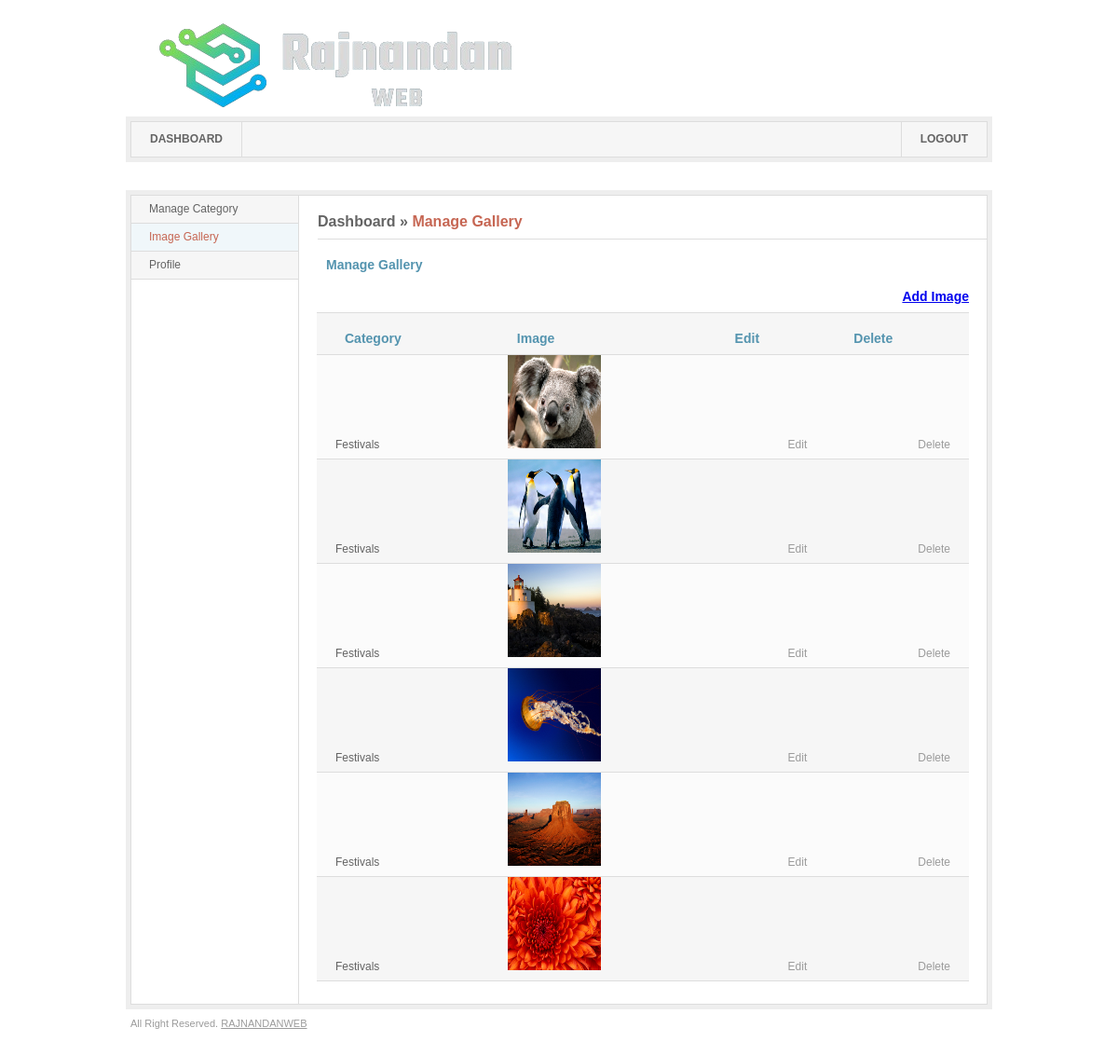
Page /manage_gallery.php (signed in) on the committed database.
### tables this page shows
CREATE TABLE IF NOT EXISTS `tbl_gallery` (
  `id` int(11) NOT NULL AUTO_INCREMENT,
  `cat_id` int(11) NOT NULL,
  `image_date` date NOT NULL,
  `image` varchar(255) NOT NULL,
  PRIMARY KEY (`id`)
);

CREATE TABLE IF NOT EXISTS `tbl_category` (
  `cid` int(11) NOT NULL AUTO_INCREMENT,
  `category_name` varchar(255) NOT NULL,
  `category_image` varchar(255) NOT NULL,
  PRIMARY KEY (`cid`)
);

### manage_gallery.php (the view, shortened to what this page needs)
<?php
include("includes/header.php");
require("includes/function.php");
$limit = 15;
$page = isset($_GET['page']) ? intval($_GET['page']) : 1;
$start = ($page - 1) * $limit;
$qry = "SELECT tbl_gallery.*, tbl_category.category_name
        FROM tbl_gallery
        LEFT JOIN tbl_category ON tbl_gallery.cat_id = tbl_category.cid
        ORDER BY tbl_gallery.id DESC
        LIMIT ?, ?";
$stmt = $cn->prepare($qry);
$stmt->bind_param("ii", $start, $limit);
$stmt->execute();
$result = $stmt->get_result();
?>
<h2><a href="home.php">Dashboard</a> &raquo; <a href="#" class="active">Manage Gallery</a></h2>
<div id="main">
    <form action="" class="jNice">
        <h3>Manage Gallery</h3>
        <h3 align="right"><a href="add_gallery_image.php?add=yes">Add Image</a></h3>
        <table cellpadding="0" cellspacing="0">
            <tr>
                <td><h3>Category</h3></td>
                <td><h3>Image</h3></td>
                <td><h3>Edit</h3></td>
                <td><h3>Delete</h3></td>
            </tr>
            <?php
            $i = 0;
            while ($row = $result->fetch_assoc()) {
            ?>
                <tr <?php if ($i % 2 == 0) { ?>class="odd"<?php } ?>>
                    <td><?php echo htmlspecialchars($row['category_name']); ?></td>
                    <td><img src="categories/<?php echo htmlspecialchars($row['category_name']); ?>/<?php echo htmlspecialchars($row['image']); ?>" height="100" width="100" /></td>
                    <td class="action"><a href="edit_gallery_image.php?img_id=<?php echo $row['id']; ?>" class="edit">Edit</a></td>
                    <td class="action"><a href="?img_id=<?php echo $row['id']; ?>" class="delete" onclick="return confirm('Are you sure you want to delete this Image?');">Delete</a></td>
                </tr>
            <?php
                $i++;
            }
            ?>
        </table><br />
        <br />
    </form>
</div>
</div>
</div>
<?php include("includes/footer.php"); ?>

### includes/header.php (shortened to what this page needs)
<?php include("includes/connection.php");
	  $currentFile = $_SERVER["SCRIPT_NAME"];
      $parts = Explode('/', $currentFile);
      $currentFile = $parts[count($parts) - 1];
?>
<!DOCTYPE html PUBLIC "-//W3C//DTD XHTML 1.0 Transitional//EN" "http://www.w3.org/TR/xhtml1/DTD/xhtml1-transitional.dtd">
<html xmlns="http://www.w3.org/1999/xhtml">
<head>
<link href="style/css/transdmin.css" rel="stylesheet" type="text/css" media="screen" />
</head>
<body>
	<div id="wrapper">
    	<h1><a href="home.php"><span>Transdmin Light</span></a></h1>
        <ul id="mainNav">
        	<li><a href="home.php" <?php if($currentFile=="home.php"){?>class="active"<?php }?>>DASHBOARD</a></li>
        	<li class="logout"><a href="logout.php">LOGOUT</a></li>
        </ul>
        <div id="containerHolder">
			<div id="container">
        		<div id="sidebar">
                	<ul class="sideNav">
                    	<li><a href="manage_category.php" <?php if($currentFile=="manage_category.php"){?>class="active"<?php }?>>Manage Category</a></li>
                    	<li><a href="manage_gallery.php" <?php if($currentFile=="manage_gallery.php"){?>class="active"<?php }?>>Image Gallery</a></li>
                         <li><a href="profile.php"
						<?php if($currentFile=="profile.php"){?>class="active"<?php }?>>Profile</a></li>
                    </ul>
                </div>

### includes/footer.php
 <p id="footer">All Right Reserved. <a href="http://www.rajnandanweb.com" target="_blank">RAJNANDANWEB</a></p>
    </div>
</body>
</html>

### style/css/layout.css (style rules this page uses)
body { background: white; font-family: Arial, Helvetica, sans-serif; font-size: 12px; color: #646464; text-align: center; }
#wrapper { text-align: left; width: 930px; margin: 0 auto; }
h1 { margin: 15px 0 10px 5px; width: 500px; height: 100px; background: url(../img/logo.png) no-repeat left top; }
h1 a { display: block; width: 225px; height: 28px; }
#mainNav { width: 918px; height: 37px; padding: 6px; margin: 0 0 30px 0; background: url(../img/top-menu-bg.gif) no-repeat left top; }
#mainNav li { float: left; height: 37px; border-right: 1px solid #ddd; }
#mainNav li a { display: block; float: left; height: 37px; font-weight: bold; line-height: 37px; text-decoration: none; color: #646464; padding: 0 20px; }
#mainNav li.logout { float: right; border-left: 1px solid #ddd; border-right: none; }
#containerHolder { background: #eee; padding: 5px; }
#container { background: #fff url(../img/content.gif) repeat-y left top; border: 1px solid #ddd; width: 918px; }
#sidebar { width: 179px; float: left; }
#sidebar .sideNav { width: 179px; }
#sidebar .sideNav li { border-bottom: 1px solid #ddd; width: 179px; }
#sidebar .sideNav li a { display: block; color: #646464; background: #f6f6f6; text-decoration: none; height: 29px; line-height: 29px; padding: 0 19px; width: 141px; }
#sidebar .sideNav li a.active, #sidebar .sideNav li a.active:hover { background: #f0f7fa; color: #c66653; }
h2 { width: 718px; float: right; color: #646464; font-size: 16px; line-height: 16px; font-weight: bold; margin: 20px 0 0 0; padding: 0 0 10px 0; border-bottom: 1px solid #ddd; }
h2 a { color: #646464; text-decoration: none; }
h2 a.active { color: #c66653; }
#main { width: 700px; float: right; padding: 0 19px 0 0; }
h3 { font-size: 14px; line-height: 14px; font-weight: bold; color: #5494af; padding: 0 0 0 10px; margin: 20px 0 10px; }
#main table { border-top: 1px solid #ddd; width: 700px; }
#main table tr td { background: #f6f6f6; padding: 0px 20px; height: 29px; line-height: 29px; border-bottom: 1px solid #ddd; }
#main table tr.odd td { background: #fbfbfb; }
#main table .action { text-align: right; padding: 0 20px 0 10px; }
#main table tr .action a { margin: 0 0 0 10px; text-decoration: none; color: #9b9b9b; }
#footer { margin: 10px 0 30px 0; font-size: 11px; line-height: 11px; color: #9B9B9B; padding: 0 0 0 5px; }
#footer a { color: #9B9B9B; }

### rows in the picture
tbl_gallery: tbl_category.category_name "Festivals", image.category_name (picture)
tbl_gallery: tbl_category.category_name "Festivals", image.category_name (picture)
tbl_gallery: tbl_category.category_name "Festivals", image.category_name (picture)
tbl_gallery: tbl_category.category_name "Festivals", image.category_name (picture)
tbl_gallery: tbl_category.category_name "Festivals", image.category_name (picture)
tbl_gallery: tbl_category.category_name "Festivals", image.category_name (picture)
